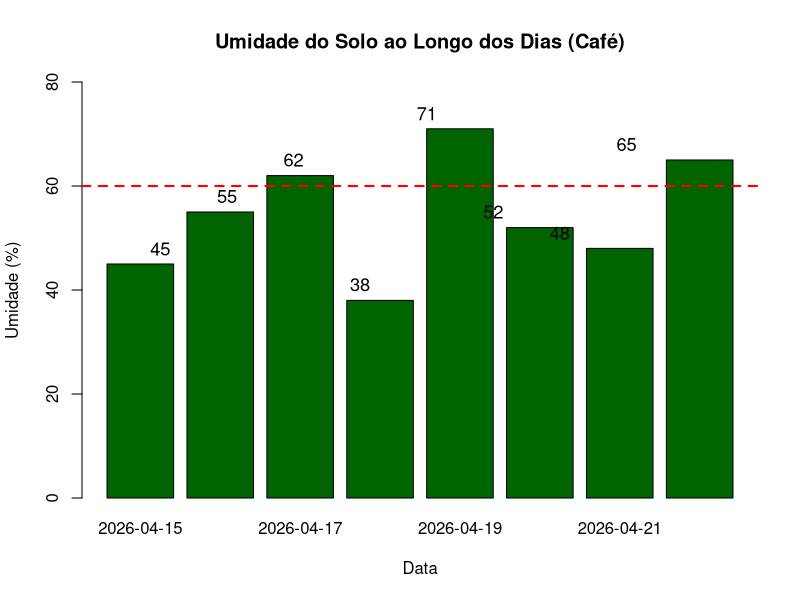
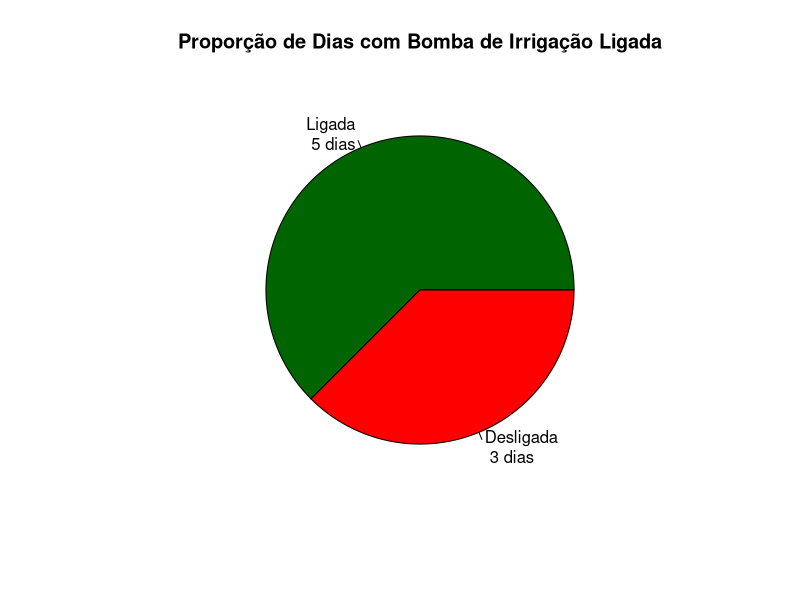

The R source for these figures, in order:
# =====================================================
# FARMTECH SOLUTIONS - IR ALÉM 2 (Data Science)
# Análise Estatística + Gráficos para Decisão de Irrigação
# Cultura: Café (dados Embrapa + simulação do projeto)
# =====================================================

cat("=== FarmTech Solutions - Análise Estatística em R ===\n")
cat("Decisão inteligente de irrigação + gráficos completos\n\n")

# ==================== DADOS HISTÓRICOS ====================
dados <- data.frame(
  Data         = c("2026-04-15", "2026-04-16", "2026-04-17", "2026-04-18",
                   "2026-04-19", "2026-04-20", "2026-04-21", "2026-04-22"),
  Umidade      = c(45, 55, 62, 38, 71, 52, 48, 65),
  pH           = c(5.2, 5.8, 6.1, 4.9, 5.5, 5.7, 5.3, 5.9),
  N_ok         = c(1, 1, 1, 0, 1, 1, 1, 0),
  P_ok         = c(1, 1, 0, 1, 1, 1, 1, 1),
  K_ok         = c(1, 1, 1, 1, 0, 1, 1, 1),
  Bomba_Ligada = c(1, 1, 0, 1, 0, 1, 1, 0)
)

# ==================== ANÁLISE DESCRITIVA ====================
cat("📊 RESUMO ESTATÍSTICO:\n")
print(summary(dados))

cat("\nMédia de Umidade..............:", round(mean(dados$Umidade), 1), "%")
cat("\nDesvio Padrão da Umidade.....:", round(sd(dados$Umidade), 2))
cat("\nMédia de pH...................:", round(mean(dados$pH), 2))
cat("\nCorrelação Umidade x Bomba....:", round(cor(dados$Umidade, dados$Bomba_Ligada), 3))

# ==================== DECISÃO ESTATÍSTICA ====================
media_umidade <- mean(dados$Umidade)
cor_umidade_bomba <- cor(dados$Umidade, dados$Bomba_Ligada)

if (media_umidade < 60 && cor_umidade_bomba < -0.4) {
  decisao <- "✅ RECOMENDADO LIGAR A BOMBA (solo seco + correlação forte)"
} else {
  decisao <- "❌ NÃO LIGAR A BOMBA (solo suficientemente úmido)"
}

cat("\n\n🚀 DECISÃO ESTATÍSTICA DA BOMBA:", decisao, "\n")

# ==================== GRÁFICOS ====================

# 1. Gráfico de Barras - Umidade ao longo dos dias
png("assets/grafico_barras_umidade.png", width = 800, height = 500)
barplot(dados$Umidade, 
        names.arg = dados$Data,
        col = "darkgreen",
        main = "Umidade do Solo ao Longo dos Dias (Café)",
        ylab = "Umidade (%)",
        xlab = "Data",
        ylim = c(0, 80))
abline(h = 60, col = "red", lwd = 2, lty = 2)  # linha de referência 60%
text(1:8, dados$Umidade + 3, labels = dados$Umidade, cex = 1.1)
dev.off()
cat("\n📸 Gráfico de Barras salvo em: assets/grafico_barras_umidade.png")

# 2. Gráfico de Pizza - Proporção de dias com bomba ligada
ligada <- sum(dados$Bomba_Ligada)
desligada <- length(dados$Bomba_Ligada) - ligada

png("assets/grafico_pizza_bomba.png", width = 600, height = 600)
pie(c(ligada, desligada),
    labels = c(paste("Ligada\n", ligada, "dias"), 
               paste("Desligada\n", desligada, "dias")),
    col = c("darkgreen", "red"),
    main = "Proporção de Dias com Bomba de Irrigação Ligada")
dev.off()
cat("\n📸 Gráfico de Pizza salvo em: assets/grafico_pizza_bomba.png\n")

cat("\n✅ Análise em R concluída com sucesso! (3 gráficos gerados)\n")
